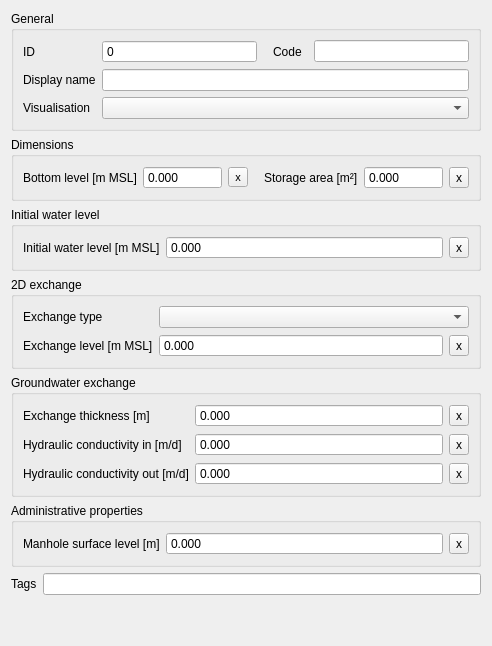
         <widget class="QWidget" name="tab_1">
          <attribute name="title">
           <string>Starting connection node</string>
          </attribute>
          <layout class="QGridLayout" name="gridLayout_19">
           <item row="5" column="0" colspan="2">
            <widget class="QGroupBox" name="grp_administative_properties_1">
             <property name="title">
              <string>Administrative properties</string>
             </property>
             <layout class="QGridLayout" name="gridLayout_13">
              <item row="0" column="1">
               <widget class="QDoubleSpinBox" name="connection_node_1_manhole_surface_level">
                <property name="sizePolicy">
                 <sizepolicy hsizetype="Expanding" vsizetype="Fixed">
                  <horstretch>0</horstretch>
                  <verstretch>0</verstretch>
                 </sizepolicy>
                </property>
                <property name="locale">
                 <locale language="English" country="UnitedStates"/>
                </property>
                <property name="inputMethodHints">
                 <set>Qt::ImhNone</set>
                </property>
                <property name="buttonSymbols">
                 <enum>QAbstractSpinBox::NoButtons</enum>
                </property>
                <property name="decimals">
                 <number>3</number>
                </property>
                <property name="minimum">
                 <double>-9999999999.000000000000000</double>
                </property>
                <property name="maximum">
                 <double>9999999999.000000000000000</double>
                </property>
               </widget>
              </item>
              <item row="0" column="0">
               <widget class="QLabel" name="label_14">
                <property name="locale">
                 <locale language="English" country="UnitedStates"/>
                </property>
                <property name="text">
                 <string>Manhole surface level [m]</string>
                </property>
                <property name="alignment">
                 <set>Qt::AlignLeading|Qt::AlignLeft|Qt::AlignVCenter</set>
                </property>
                <property name="indent">
                 <number>-1</number>
                </property>
               </widget>
              </item>
              <item row="0" column="2">
               <widget class="QToolButton" name="connection_node_1_manhole_surface_level_clear">
                <property name="font">
                 <font>
                  <weight>50</weight>
                  <italic>false</italic>
                  <bold>false</bold>
                 </font>
                </property>
                <property name="text">
                 <string>x</string>
                </property>
               </widget>
              </item>
             </layout>
            </widget>
           </item>
           <item row="1" column="0" colspan="2">
            <widget class="QGroupBox" name="grp_dimensions_1">
             <property name="title">
              <string>Dimensions</string>
             </property>
             <layout class="QGridLayout" name="gridLayout_5">
              <item row="0" column="5">
               <widget class="QToolButton" name="connection_node_1_storage_area_clear">
                <property name="text">
                 <string>x</string>
                </property>
               </widget>
              </item>
              <item row="0" column="3">
               <widget class="QLabel" name="label_20">
                <property name="locale">
                 <locale language="English" country="UnitedStates"/>
                </property>
                <property name="text">
                 <string>Storage area [m²]</string>
                </property>
                <property name="alignment">
                 <set>Qt::AlignLeading|Qt::AlignLeft|Qt::AlignVCenter</set>
                </property>
                <property name="indent">
                 <number>10</number>
                </property>
               </widget>
              </item>
              <item row="0" column="0">
               <widget class="QLabel" name="label_21">
                <property name="locale">
                 <locale language="English" country="UnitedStates"/>
                </property>
                <property name="text">
                 <string>Bottom level [m MSL]</string>
                </property>
                <property name="alignment">
                 <set>Qt::AlignLeading|Qt::AlignLeft|Qt::AlignVCenter</set>
                </property>
                <property name="indent">
                 <number>-1</number>
                </property>
               </widget>
              </item>
              <item row="0" column="1">
               <widget class="QDoubleSpinBox" name="connection_node_1_bottom_level">
                <property name="sizePolicy">
                 <sizepolicy hsizetype="Expanding" vsizetype="Fixed">
                  <horstretch>0</horstretch>
                  <verstretch>0</verstretch>
                 </sizepolicy>
                </property>
                <property name="locale">
                 <locale language="English" country="UnitedStates"/>
                </property>
                <property name="inputMethodHints">
                 <set>Qt::ImhNone</set>
                </property>
                <property name="buttonSymbols">
                 <enum>QAbstractSpinBox::NoButtons</enum>
                </property>
                <property name="decimals">
                 <number>3</number>
                </property>
                <property name="minimum">
                 <double>-9999999999.000000000000000</double>
                </property>
                <property name="maximum">
                 <double>9999999999.000000000000000</double>
                </property>
               </widget>
              </item>
              <item row="0" column="4">
               <widget class="QDoubleSpinBox" name="connection_node_1_storage_area">
                <property name="sizePolicy">
                 <sizepolicy hsizetype="Expanding" vsizetype="Fixed">
                  <horstretch>0</horstretch>
                  <verstretch>0</verstretch>
                 </sizepolicy>
                </property>
                <property name="locale">
                 <locale language="English" country="UnitedStates"/>
                </property>
                <property name="inputMethodHints">
                 <set>Qt::ImhNone</set>
                </property>
                <property name="buttonSymbols">
                 <enum>QAbstractSpinBox::NoButtons</enum>
                </property>
                <property name="decimals">
                 <number>3</number>
                </property>
                <property name="minimum">
                 <double>-99999999.000000000000000</double>
                </property>
                <property name="maximum">
                 <double>999999999.000000000000000</double>
                </property>
               </widget>
              </item>
              <item row="0" column="2">
               <widget class="QToolButton" name="connection_node_1_bottom_level_clear">
                <property name="font">
                 <font>
                  <pointsize>8</pointsize>
                 </font>
                </property>
                <property name="text">
                 <string>x</string>
                </property>
               </widget>
              </item>
             </layout>
            </widget>
           </item>
           <item row="2" column="0" colspan="2">
            <widget class="QGroupBox" name="grp_initial_water_level_1">
             <property name="title">
              <string>Initial water level</string>
             </property>
             <layout class="QGridLayout" name="gridLayout_8">
              <item row="0" column="1">
               <widget class="QDoubleSpinBox" name="connection_node_1_initial_water_level">
                <property name="sizePolicy">
                 <sizepolicy hsizetype="Expanding" vsizetype="Fixed">
                  <horstretch>0</horstretch>
                  <verstretch>0</verstretch>
                 </sizepolicy>
                </property>
                <property name="locale">
                 <locale language="English" country="UnitedStates"/>
                </property>
                <property name="inputMethodHints">
                 <set>Qt::ImhNone</set>
                </property>
                <property name="buttonSymbols">
                 <enum>QAbstractSpinBox::NoButtons</enum>
                </property>
                <property name="decimals">
                 <number>3</number>
                </property>
                <property name="minimum">
                 <double>-99999999.000000000000000</double>
                </property>
                <property name="maximum">
                 <double>999999999.000000000000000</double>
                </property>
               </widget>
              </item>
              <item row="0" column="0">
               <widget class="QLabel" name="label_17">
                <property name="locale">
                 <locale language="English" country="UnitedStates"/>
                </property>
                <property name="text">
                 <string>Initial water level [m MSL]</string>
                </property>
                <property name="alignment">
                 <set>Qt::AlignLeading|Qt::AlignLeft|Qt::AlignVCenter</set>
                </property>
                <property name="indent">
                 <number>-1</number>
                </property>
               </widget>
              </item>
              <item row="0" column="2">
               <widget class="QToolButton" name="connection_node_1_initial_water_level_clear">
                <property name="text">
                 <string>x</string>
                </property>
               </widget>
              </item>
             </layout>
            </widget>
           </item>
           <item row="4" column="0" colspan="2">
            <widget class="QGroupBox" name="grp_groundwater_1">
             <property name="title">
              <string>Groundwater exchange</string>
             </property>
             <layout class="QGridLayout" name="gridLayout_9">
              <item row="0" column="1">
               <widget class="QDoubleSpinBox" name="connection_node_1_exchange_thickness">
                <property name="sizePolicy">
                 <sizepolicy hsizetype="Expanding" vsizetype="Fixed">
                  <horstretch>0</horstretch>
                  <verstretch>0</verstretch>
                 </sizepolicy>
                </property>
                <property name="locale">
                 <locale language="English" country="UnitedStates"/>
                </property>
                <property name="buttonSymbols">
                 <enum>QAbstractSpinBox::NoButtons</enum>
                </property>
                <property name="decimals">
                 <number>3</number>
                </property>
                <property name="maximum">
                 <double>1000000.000000000000000</double>
                </property>
               </widget>
              </item>
              <item row="0" column="2">
               <widget class="QToolButton" name="connection_node_1_exchange_thickness_clear">
                <property name="text">
                 <string>x</string>
                </property>
               </widget>
              </item>
              <item row="0" column="0">
               <widget class="QLabel" name="label_26">
                <property name="locale">
                 <locale language="English" country="UnitedStates"/>
                </property>
                <property name="text">
                 <string>Exchange thickness [m]</string>
                </property>
                <property name="alignment">
                 <set>Qt::AlignLeading|Qt::AlignLeft|Qt::AlignVCenter</set>
                </property>
               </widget>
              </item>
              <item row="1" column="0">
               <widget class="QLabel" name="label_27">
                <property name="locale">
                 <locale language="English" country="UnitedStates"/>
                </property>
                <property name="text">
                 <string>Hydraulic conductivity in [m/d]</string>
                </property>
                <property name="alignment">
                 <set>Qt::AlignLeading|Qt::AlignLeft|Qt::AlignVCenter</set>
                </property>
               </widget>
              </item>
              <item row="1" column="1">
               <widget class="QDoubleSpinBox" name="connection_node_1_hydraulic_conductivity_in">
                <property name="sizePolicy">
                 <sizepolicy hsizetype="Expanding" vsizetype="Fixed">
                  <horstretch>0</horstretch>
                  <verstretch>0</verstretch>
                 </sizepolicy>
                </property>
                <property name="locale">
                 <locale language="English" country="UnitedStates"/>
                </property>
                <property name="buttonSymbols">
                 <enum>QAbstractSpinBox::NoButtons</enum>
                </property>
                <property name="decimals">
                 <number>3</number>
                </property>
                <property name="maximum">
                 <double>1000000.000000000000000</double>
                </property>
               </widget>
              </item>
              <item row="1" column="2">
               <widget class="QToolButton" name="connection_node_1_hydraulic_conductivity_in_clear">
                <property name="text">
                 <string>x</string>
                </property>
               </widget>
              </item>
              <item row="2" column="0">
               <widget class="QLabel" name="label_28">
                <property name="locale">
                 <locale language="English" country="UnitedStates"/>
                </property>
                <property name="text">
                 <string>Hydraulic conductivity out [m/d]</string>
                </property>
                <property name="alignment">
                 <set>Qt::AlignLeading|Qt::AlignLeft|Qt::AlignVCenter</set>
                </property>
               </widget>
              </item>
              <item row="2" column="1">
               <widget class="QDoubleSpinBox" name="connection_node_1_hydraulic_conductivity_out">
                <property name="sizePolicy">
                 <sizepolicy hsizetype="Expanding" vsizetype="Fixed">
                  <horstretch>0</horstretch>
                  <verstretch>0</verstretch>
                 </sizepolicy>
                </property>
                <property name="locale">
                 <locale language="English" country="UnitedStates"/>
                </property>
                <property name="buttonSymbols">
                 <enum>QAbstractSpinBox::NoButtons</enum>
                </property>
                <property name="decimals">
                 <number>3</number>
                </property>
                <property name="maximum">
                 <double>1000000.000000000000000</double>
                </property>
               </widget>
              </item>
              <item row="2" column="2">
               <widget class="QToolButton" name="connection_node_1_hydraulic_conductivity_out_clear">
                <property name="text">
                 <string>x</string>
                </property>
               </widget>
              </item>
             </layout>
            </widget>
           </item>
           <item row="0" column="0" colspan="2">
            <widget class="QGroupBox" name="grp_general_1">
             <property name="enabled">
              <bool>true</bool>
             </property>
             <property name="locale">
              <locale language="English" country="UnitedStates"/>
             </property>
             <property name="title">
              <string>General</string>
             </property>
             <layout class="QGridLayout" name="gridLayout_17">
              <item row="1" column="0">
               <widget class="QLabel" name="label_8">
                <property name="locale">
                 <locale language="English" country="UnitedStates"/>
                </property>
                <property name="text">
                 <string>ID</string>
                </property>
                <property name="alignment">
                 <set>Qt::AlignLeading|Qt::AlignLeft|Qt::AlignVCenter</set>
                </property>
               </widget>
              </item>
              <item row="1" column="1">
               <widget class="QSpinBox" name="connection_node_1_id">
                <property name="sizePolicy">
                 <sizepolicy hsizetype="Expanding" vsizetype="Fixed">
                  <horstretch>0</horstretch>
                  <verstretch>0</verstretch>
                 </sizepolicy>
                </property>
                <property name="locale">
                 <locale language="English" country="UnitedStates"/>
                </property>
                <property name="readOnly">
                 <bool>true</bool>
                </property>
                <property name="buttonSymbols">
                 <enum>QAbstractSpinBox::NoButtons</enum>
                </property>
                <property name="maximum">
                 <number>999999999</number>
                </property>
               </widget>
              </item>
              <item row="3" column="1" colspan="4">
               <widget class="QComboBox" name="connection_node_1_visualisation">
                <property name="sizePolicy">
                 <sizepolicy hsizetype="Expanding" vsizetype="Fixed">
                  <horstretch>0</horstretch>
                  <verstretch>0</verstretch>
                 </sizepolicy>
                </property>
                <property name="locale">
                 <locale language="English" country="UnitedStates"/>
                </property>
               </widget>
              </item>
              <item row="2" column="1" colspan="4">
               <widget class="QLineEdit" name="connection_node_1_display_name"/>
              </item>
              <item row="2" column="0">
               <widget class="QLabel" name="label_22">
                <property name="text">
                 <string>Display name</string>
                </property>
               </widget>
              </item>
              <item row="1" column="2">
               <widget class="QLabel" name="label_23">
                <property name="locale">
                 <locale language="English" country="UnitedStates"/>
                </property>
                <property name="text">
                 <string>Code</string>
                </property>
                <property name="alignment">
                 <set>Qt::AlignLeading|Qt::AlignLeft|Qt::AlignVCenter</set>
                </property>
                <property name="indent">
                 <number>10</number>
                </property>
               </widget>
              </item>
              <item row="1" column="4">
               <widget class="QLineEdit" name="connection_node_1_code">
                <property name="sizePolicy">
                 <sizepolicy hsizetype="Expanding" vsizetype="Fixed">
                  <horstretch>0</horstretch>
                  <verstretch>0</verstretch>
                 </sizepolicy>
                </property>
                <property name="locale">
                 <locale language="English" country="UnitedStates"/>
                </property>
               </widget>
              </item>
              <item row="3" column="0">
               <widget class="QLabel" name="label_24">
                <property name="locale">
                 <locale language="English" country="UnitedStates"/>
                </property>
                <property name="text">
                 <string>Visualisation</string>
                </property>
                <property name="alignment">
                 <set>Qt::AlignLeading|Qt::AlignLeft|Qt::AlignVCenter</set>
                </property>
                <property name="indent">
                 <number>-1</number>
                </property>
               </widget>
              </item>
             </layout>
            </widget>
           </item>
           <item row="3" column="0" colspan="2">
            <widget class="QGroupBox" name="grp_2d_exchange_1">
             <property name="enabled">
              <bool>true</bool>
             </property>
             <property name="locale">
              <locale language="English" country="UnitedStates"/>
             </property>
             <property name="title">
              <string>2D exchange</string>
             </property>
             <layout class="QGridLayout" name="gridLayout_16">
              <item row="2" column="0">
               <widget class="QLabel" name="label_16">
                <property name="locale">
                 <locale language="English" country="UnitedStates"/>
                </property>
                <property name="text">
                 <string>Exchange level [m MSL]</string>
                </property>
                <property name="alignment">
                 <set>Qt::AlignLeading|Qt::AlignLeft|Qt::AlignVCenter</set>
                </property>
                <property name="indent">
                 <number>-1</number>
                </property>
               </widget>
              </item>
              <item row="2" column="1">
               <widget class="QDoubleSpinBox" name="connection_node_1_exchange_level">
                <property name="sizePolicy">
                 <sizepolicy hsizetype="Expanding" vsizetype="Fixed">
                  <horstretch>0</horstretch>
                  <verstretch>0</verstretch>
                 </sizepolicy>
                </property>
                <property name="locale">
                 <locale language="English" country="UnitedStates"/>
                </property>
                <property name="inputMethodHints">
                 <set>Qt::ImhNone</set>
                </property>
                <property name="buttonSymbols">
                 <enum>QAbstractSpinBox::NoButtons</enum>
                </property>
                <property name="decimals">
                 <number>3</number>
                </property>
                <property name="minimum">
                 <double>-9999999999.000000000000000</double>
                </property>
                <property name="maximum">
                 <double>9999999999.000000000000000</double>
                </property>
               </widget>
              </item>
              <item row="2" column="2">
               <widget class="QToolButton" name="connection_node_1_exchange_level_clear">
                <property name="text">
                 <string>x</string>
                </property>
               </widget>
              </item>
              <item row="0" column="0">
               <widget class="QLabel" name="label_4">
                <property name="text">
                 <string>Exchange type</string>
                </property>
               </widget>
              </item>
              <item row="0" column="1" colspan="2">
               <widget class="QComboBox" name="connection_node_1_exchange_type"/>
              </item>
             </layout>
            </widget>
           </item>
           <item row="7" column="1">
            <spacer name="verticalSpacer_2">
             <property name="orientation">
              <enum>Qt::Vertical</enum>
             </property>
             <property name="sizeHint" stdset="0">
              <size>
               <width>20</width>
               <height>40</height>
              </size>
             </property>
            </spacer>
           </item>
           <item row="6" column="0" colspan="2">
            <layout class="QHBoxLayout" name="horizontalLayout_3">
             <property name="bottomMargin">
              <number>0</number>
             </property>
             <item>
              <widget class="QLabel" name="label_7">
               <property name="text">
                <string>Tags</string>
               </property>
              </widget>
             </item>
             <item>
              <widget class="QLineEdit" name="connection_node_1_tags">
               <property name="readOnly">
                <bool>true</bool>
               </property>
              </widget>
             </item>
            </layout>
           </item>
          </layout>
         </widget>
